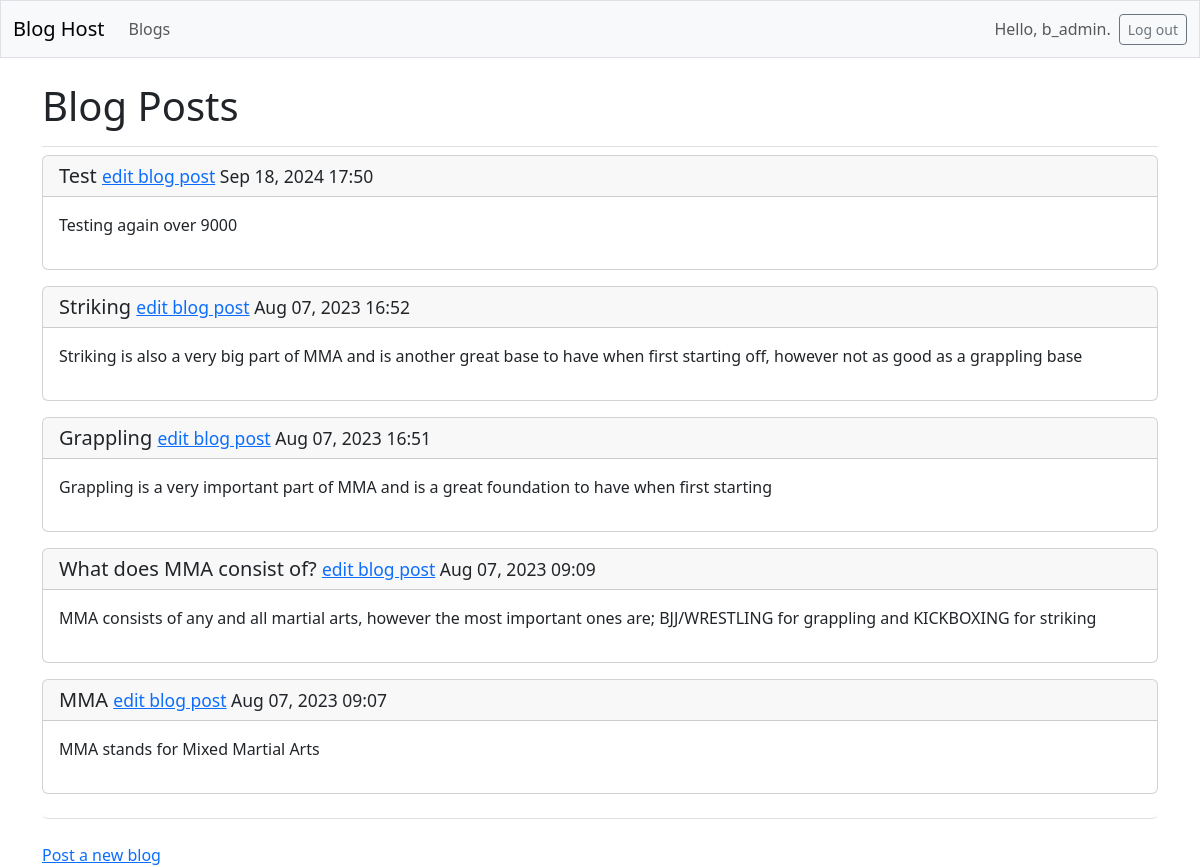
The page /blogposts/ (signed in) on the database its author committed.
### blogs/models.py (models this page shows, shortened)
class BlogPost(models.Model):
	title = models.CharField(max_length = 100)
	text = models.CharField(max_length = 1000)
	date_added = models.DateTimeField(auto_now_add = True)
	owner = models.ForeignKey(User, on_delete=models.CASCADE)

### blogs/views.py (the view)
# urls.py: path('blogposts/', views.blogposts, name = 'blogposts'),
def blogposts(request):
	blogposts = BlogPost.objects.order_by('-date_added')
	context = {'blogposts':blogposts}
	return render(request, 'blogs/blogposts.html', context)

### blogs/templates/blogs/blogposts.html
{% extends 'blogs/base.html' %}
{% block page_header %}
<h1>Blog Posts</h1>
{% endblock page_header %}
{% block content %}
<ul class="list-group border-bottom pb-2 mb-4">
	{% for blogpost in blogposts %}
	<div class="card mb-3">
		<h5 class="card-header">
			{{ blogpost.title }}
			<small><a href="{% url 'blogs:edit_blogpost' blogpost.id %}">
			edit blog post</a> {{ blogpost.date_added|date:'M d, Y H:i' }}</small>
		</h5>
		<div class="card-body">{{ blogpost.text|linebreaks }}</div>
	</div>
	{% empty %}
	<li class="list-group-item border-0">No blogs posted yet.</li>
	{% endfor %}
</ul>
<a href="{% url 'blogs:new_blogpost' %}">Post a new blog</a>
{% endblock content %}

### blogs/templates/blogs/base.html (shortened to what this page needs)
<!doctype html>
<html lang="en">
<head>
  {% load django_bootstrap5 %}
  {% bootstrap_css %}
</head>
<body>
  <nav class="navbar navbar-expand-md navbar-light bg-light mb-4 border">
    <div class="container-fluid">
      <a class="navbar-brand" href="{% url 'blogs:index' %}">
          Blog Host</a>
      <div class="collapse navbar-collapse" id="navbarCollapse">
        <ul class="navbar-nav me-auto mb-2 mb-md-0">
          <li class="nav-item">
            <a class="nav-link" href="{% url 'blogs:blogposts' %}">
              Blogs</a></li>
        </ul>
        <ul class="navbar-nav ms-auto mb-2 mb-md-0">
          {% if user.is_authenticated %}
            <li class="nav-item">
              <span class="navbar-text me-2">Hello, {{ user.username }}.
                </span></li>
          {% endif %}
        </ul>
        {% if user.is_authenticated %}
          <form action="{% url 'users:logout' %}" method='post'>
            <button name='submit' class='btn btn-outline-secondary btn-sm'>
              Log out</button>
          </form>
        {% endif %}
      </div>
    </div>
  </nav>
  <main class="container">
    <div class="pb-2 mb-2 border-bottom">
      {% block page_header %}{% endblock page_header %}
    </div>
    <div>
      {% block content %}{% endblock content %}
    </div>
  </main>
</body>
</html>

### rows shown on the page
BlogPost: title "Test", date_added "Sep 18, 2024 17:50", text "Testing again over 9000"
BlogPost: title "Striking", date_added "Aug 07, 2023 16:52", text "Striking is also a very big part of MMA and is another great base to have when first starting off, however not as good as a grappling base"
BlogPost: title "Grappling", date_added "Aug 07, 2023 16:51", text "Grappling is a very important part of MMA and is a great foundation to have when first starting"
BlogPost: title "What does MMA consist of?", date_added "Aug 07, 2023 09:09", text "MMA consists of any and all martial arts, however the most important ones are; BJJ/WRESTLING for grappling and KICKBOXING for striking"
BlogPost: title "MMA", date_added "Aug 07, 2023 09:07", text "MMA stands for Mixed Martial Arts"

### other values the page prints
{{ user.username }} "b_admin"
